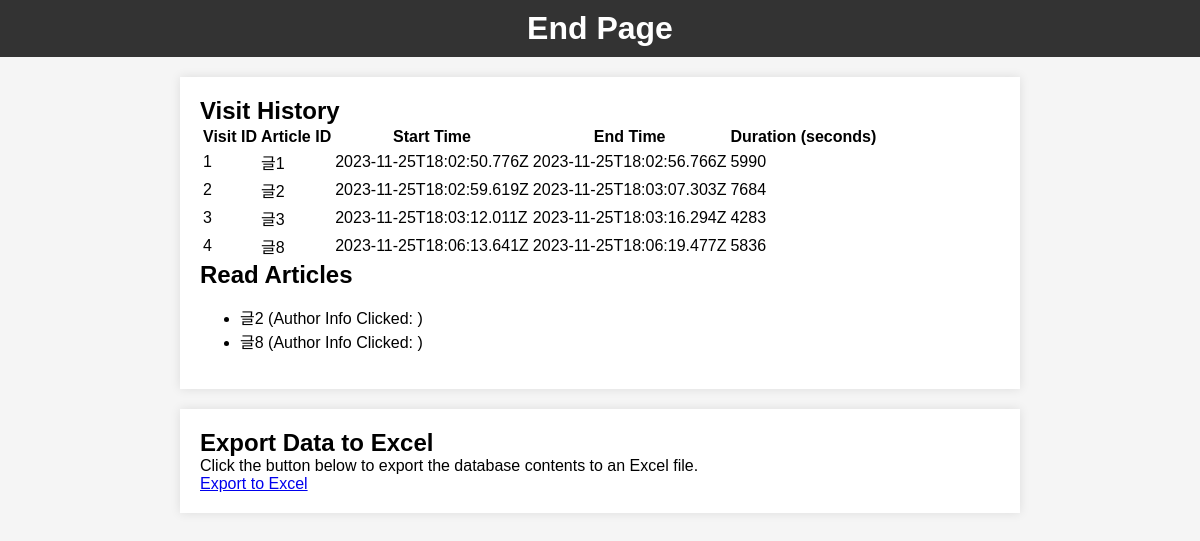
Page /end (signed in) on the committed database.
### app.py (models this page shows)
class Visit(db.Model):
    id = db.Column(db.Integer, primary_key=True)
    user_id = db.Column(db.Integer, db.ForeignKey('user.id', name='fk_visit_user'), nullable=False)
    article_id = db.Column(db.String(255), nullable=False)
    start_time = db.Column(db.String(255), nullable=False)
    end_time = db.Column(db.String(255), nullable=False)
    duration = db.Column(db.Integer, nullable=False)

class ReadArticle(db.Model):
    id = db.Column(db.Integer, primary_key=True)
    user_id = db.Column(db.Integer, db.ForeignKey('user.id', name='fk_read_article_user'), nullable=False)
    article_id = db.Column(db.String(255), nullable=False, unique=True)
    author_info_clicked = db.Column(db.String(255), nullable=False)

### app.py (the view)
@app.route('/end')
def end_page():
    visit_history = Visit.query.filter_by(user_id=session['user_id']).all()
    read_articles = ReadArticle.query.filter_by(user_id=session['user_id']).all()
    return render_template('end.html', visit_history=visit_history, read_articles=read_articles)

### templates/end.html (shortened to what this page needs)
<!DOCTYPE html>
<html lang="en">
<head>
    <link rel="stylesheet" type="text/css" href="/static/styles.css">
</head>
<body>
    <header>
        <h1>End Page</h1>
    </header>
    <div class="container">
        <h2>Visit History</h2>
        <table>
            <thead>
                <tr>
                    <th>Visit ID</th>
                    <th>Article ID</th>
                    <th>Start Time</th>
                    <th>End Time</th>
                    <th>Duration (seconds)</th>
                </tr>
            </thead>
            <tbody>
                {% for visit in visit_history %}
                    <tr>
                        <td>{{ visit.id }}</td>
                        <td>{{ visit.article_id }}</td>
                        <td>{{ visit.start_time }}</td>
                        <td>{{ visit.end_time }}</td>
                        <td>{{ visit.duration }}</td>
                    </tr>
                {% endfor %}
            </tbody>
        </table>
        <h2>Read Articles</h2>
        <ul>
            {% for article in read_articles %}
                <li>{{ article.article_id }} (Author Info Clicked: {{ article.authorInfoClicked }})</li>
            {% endfor %}
        </ul>
    </div>
    <div class="container">
        <h2>Export Data to Excel</h2>
        <p>Click the button below to export the database contents to an Excel file.</p>
        <a href="/export-to-excel" class="export-button">Export to Excel</a>
    </div>
</body>
</html>

### static/styles.css (style rules this page uses)
body, h1, h2, p { margin: 0; padding: 0; }
body { font-family: Arial, sans-serif; background-color: #f5f5f5; }
header { background-color: #333; color: #fff; padding: 10px; text-align: center; }
.container { max-width: 800px; margin: 20px auto; padding: 20px; background-color: #fff; box-shadow: 0 0 10px rgba(0, 0, 0, 0.1); }

### rows in the picture
Visit: id "1", article_id "글1", start_time "2023-11-25T18:02:50.776Z", end_time "2023-11-25T18:02:56.766Z", duration "5990"
Visit: id "2", article_id "글2", start_time "2023-11-25T18:02:59.619Z", end_time "2023-11-25T18:03:07.303Z", duration "7684"
Visit: id "3", article_id "글3", start_time "2023-11-25T18:03:12.011Z", end_time "2023-11-25T18:03:16.294Z", duration "4283"
Visit: id "4", article_id "글8", start_time "2023-11-25T18:06:13.641Z", end_time "2023-11-25T18:06:19.477Z", duration "5836"
ReadArticle: article_id "글2"
ReadArticle: article_id "글8"
